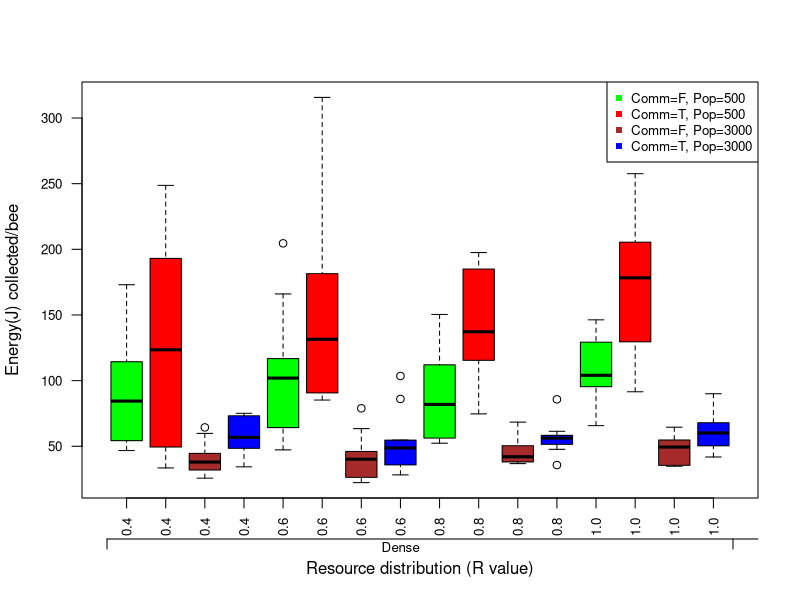
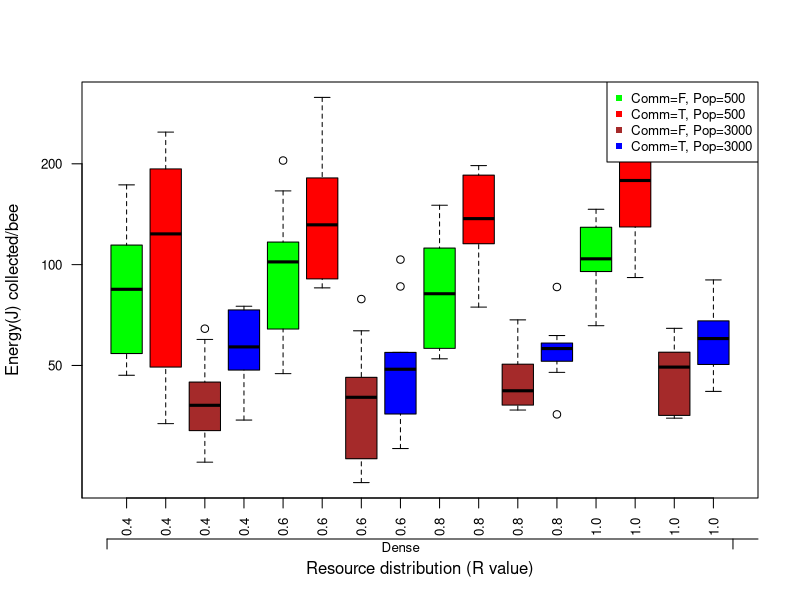
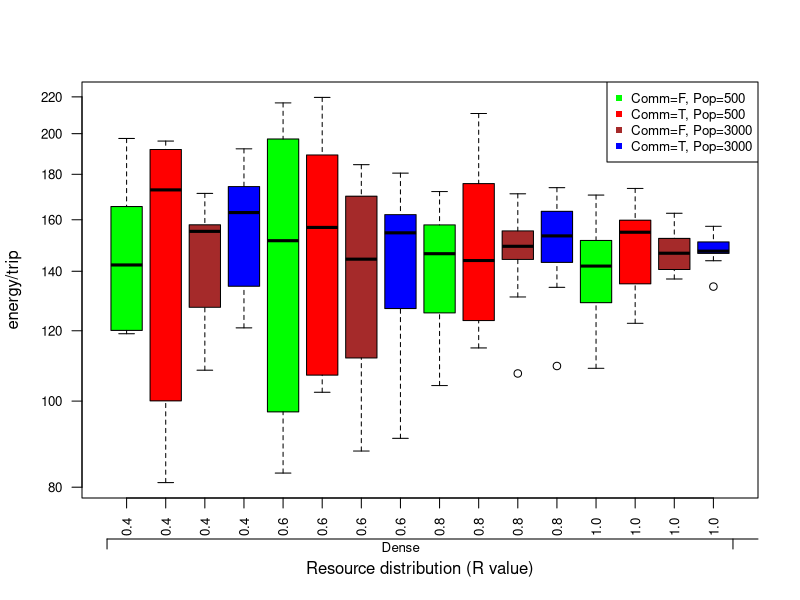
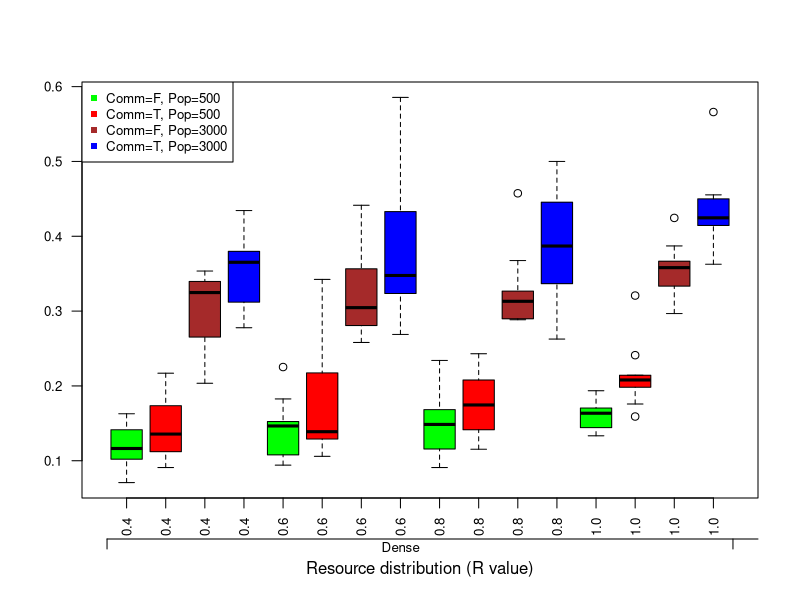
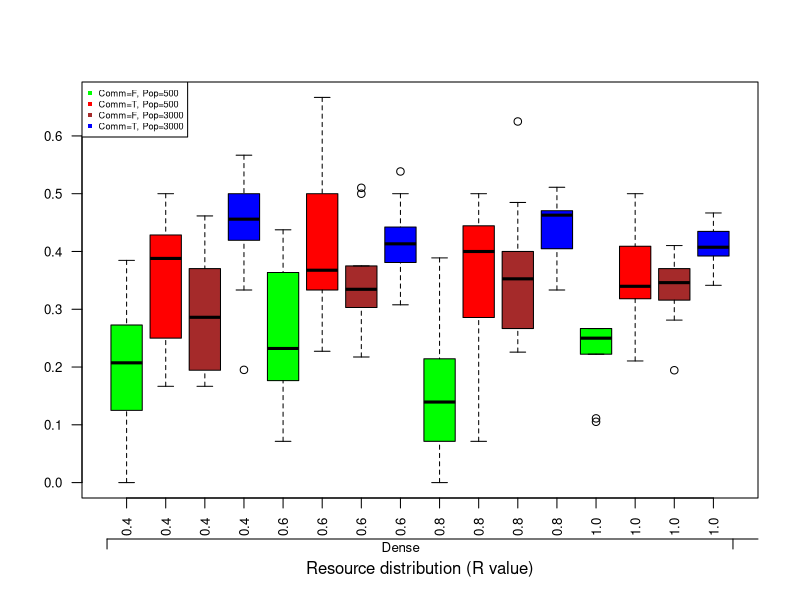
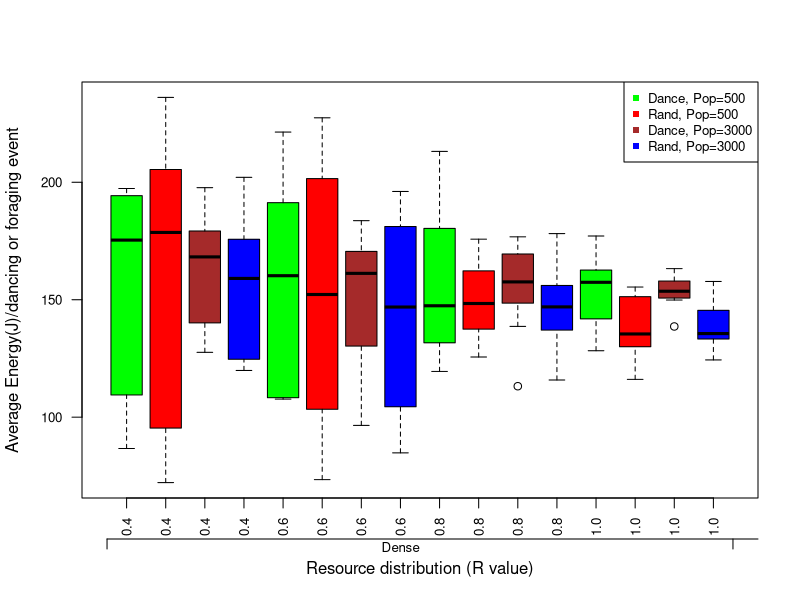
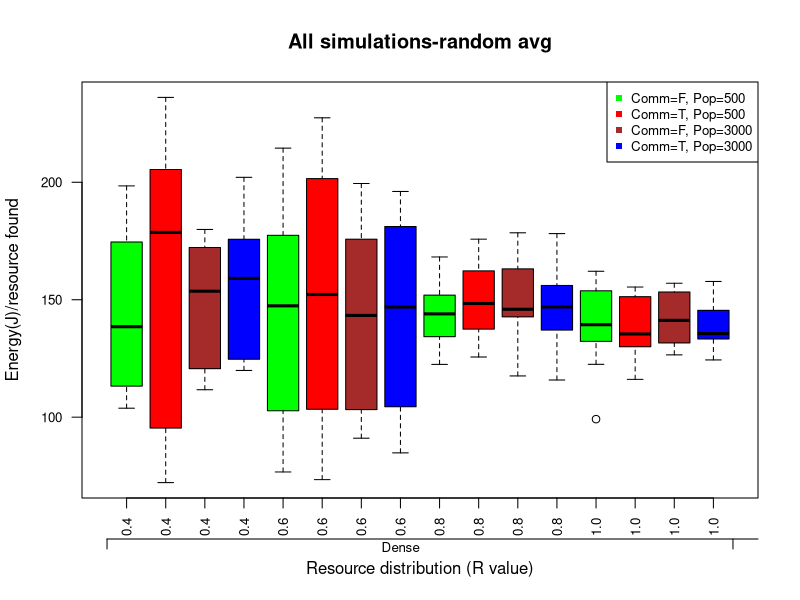
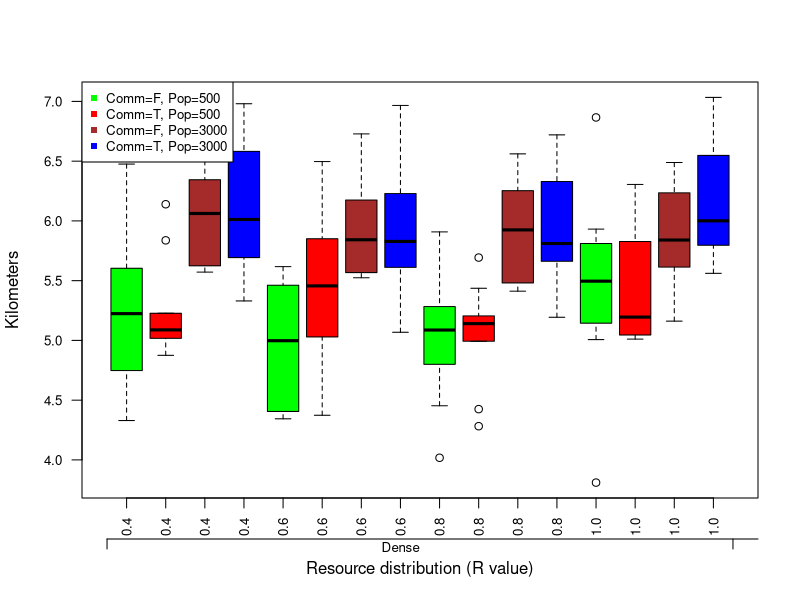

These figures' R source, in order:
## ---- chunk 1
library(dplyr)
library(lme4)
# setwd("~/Google Drive/Semester 8/Thesis/NetLogo+R GitHub/NetLogo R Analyses/Sim Analyses5")

# Simulation data
all.data <- read.csv("Bees sim_all5-table.csv", skip = 6, stringsAsFactors=FALSE)
all.data <- all.data %>% filter(resource_density == "\"sparse\"")

### all.data IS ONLY SPARSE DATA ###

# Data names
names(all.data)[4] <- "communication"
names(all.data)[19] <- "max.dist"

# Data calculation
all.data$energy.bee <- all.data$hive.collected / all.data$population
all.data$log.energy.bee <- log(all.data$energy.bee)
all.data$energy.trip <- all.data$hive.collected / all.data$foraged.count
all.data$log.energy.trip <- log(all.data$energy.trip)
all.data$dance.avg <- all.data$dance.quality / all.data$dance.quantity
all.data$random.avg <- all.data$random.quality / all.data$random.quantity
all.data$avg.diff <- all.data$dance.avg - all.data$random.avg
all.data$max.dist.km <- all.data$max.dist * 6.67 / 1000

# Data cleanup
all.data$communication <- as.factor(all.data$communication)
all.data$population <- as.factor(all.data$population)
all.data$environment <- as.factor(sapply(1:nrow(all.data), 
                                         function(i) {i <- substr(all.data$R_value[i], 2,4)}))


# Comm
comm.data <- all.data %>% filter(communication == TRUE)

# New table for dance and random avg quality
dance.data <- data.frame(energy.avg = comm.data$dance.avg, environment = comm.data$environment, 
                         communication = comm.data$communication, population = comm.data$population,
                         repetitions = comm.data$repetitions, id.method = rep("dance", length(comm.data[,1])))
random.data <- data.frame(energy.avg = comm.data$random.avg, environment = comm.data$environment, 
                          communication = comm.data$communication, population = comm.data$population,
                          repetitions = comm.data$repetitions, id.method = rep("random", length(comm.data[,1])))
avg.data <- rbind(dance.data, random.data)
## ---- chunk 2
# Plot results
boxplot(energy.bee ~ communication+population+environment, data=all.data, 
        col = c("green", "red", "brown", "blue"), las = 2, main = "", cex.axis = 0.8, 
        xlab = "Resource distribution (R value)", ylab = "Energy(J) collected/bee", 
        names = c("0.4", "0.4", "0.4", "0.4",
                  "0.6", "0.6", "0.6", "0.6",
                  "0.8", "0.8", "0.8", "0.8",
                  "1.0", "1.0", "1.0", "1.0"))
legend("topright", pch = 15, cex = 0.8, col = c("green", "red", "brown", "blue"), 
       c("Comm=F, Pop=500", "Comm=T, Pop=500", "Comm=F, Pop=3000", "Comm=T, Pop=3000"))
axis(1, at = c(0.5, 16.5, 32.5), labels = c("", "", ""), line = 2.05)
axis(1, at = c(8, 24), labels = c("Dense", "Sparse"), line = 0.9, tick = FALSE, cex.axis = 0.8)


boxplot(energy.bee ~ communication+population+environment, data=all.data, log = "y", 
        col = c("green", "red", "brown", "blue"), las = 2, main = "", cex.axis = 0.8, 
        xlab = "Resource distribution (R value)", ylab = "Energy(J) collected/bee", 
        names = c("0.4", "0.4", "0.4", "0.4",
                  "0.6", "0.6", "0.6", "0.6",
                  "0.8", "0.8", "0.8", "0.8",
                  "1.0", "1.0", "1.0", "1.0"))
legend("topright", pch = 15, cex = 0.8, col = c("green", "red", "brown", "blue"), 
       c("Comm=F, Pop=500", "Comm=T, Pop=500", "Comm=F, Pop=3000", "Comm=T, Pop=3000"))
axis(1, at = c(0.5, 16.5, 32.5), labels = c("", "", ""), line = 2.05)
axis(1, at = c(8, 24), labels = c("Dense", "Sparse"), line = 0.9, tick = FALSE, cex.axis = 0.8)


boxplot(energy.trip ~ communication+population+environment, data=all.data, log = "y", 
        col = c("green", "red", "brown", "blue"), las = 2, main = "", cex.axis = 0.8, 
        xlab = "Resource distribution (R value)", ylab = "energy/trip", 
        names = c("0.4", "0.4", "0.4", "0.4",
                  "0.6", "0.6", "0.6", "0.6",
                  "0.8", "0.8", "0.8", "0.8",
                  "1.0", "1.0", "1.0", "1.0"))
legend("topright", pch = 15, cex = 0.8, col = c("green", "red", "brown", "blue"), 
       c("Comm=F, Pop=500", "Comm=T, Pop=500", "Comm=F, Pop=3000", "Comm=T, Pop=3000"))
axis(1, at = c(0.5, 16.5, 32.5), labels = c("", "", ""), line = 2.05)
axis(1, at = c(8, 24), labels = c("Dense", "Sparse"), line = 0.9, tick = FALSE, cex.axis = 0.8)
## ---- chunk 3
null.0 <- lmer(log.energy.bee ~ 1+(1|repetitions), data = all.data)
alt.0a <- lmer(log.energy.bee ~ population+(1|repetitions), data = all.data)
anova(null.0, alt.0a)
## ---- chunk 4
alt.0b <- lmer(log.energy.bee ~ communication+(1|repetitions), data = all.data)
anova(null.0, alt.0b)
## ---- chunk 5
alt.0c <- lmer(log.energy.bee ~ environment+(1|repetitions), data = all.data)
anova(null.0, alt.0c)
## ---- chunk 6
null.1 <- lmer(log.energy.bee ~ population+communication+environment+(1|repetitions), data = all.data)
alt.1a <- lmer(log.energy.bee ~ population*communication+environment+(1|repetitions), data = all.data)
anova(null.1, alt.1a)
## ---- chunk 7
alt.1b <- lmer(log.energy.bee ~ population*environment+communication+(1|repetitions), data = all.data)
anova(null.1, alt.1b)
## ---- chunk 8
alt.1c <- lmer(log.energy.bee ~ population+environment*communication+(1|repetitions), data = all.data)
anova(null.1, alt.1c)
## ---- chunk 9
null.all.1 <- lmer(log.energy.bee ~ population + communication + environment + 
                     population*communication + population*environment + communication*environment +
                     (1|repetitions), data = all.data)
alt.all.1 <- lmer(log.energy.bee ~ population*communication*environment+(1|repetitions), data = all.data)
anova(null.all.1, alt.all.1)
## ---- chunk 10
null.0 <- lmer(log.energy.trip ~ 1+(1|repetitions), data = all.data)
alt.0a <- lmer(log.energy.trip ~ population+(1|repetitions), data = all.data)
anova(null.0, alt.0a)
## ---- chunk 11
alt.0b <- lmer(log.energy.trip ~ communication+(1|repetitions), data = all.data)
anova(null.0, alt.0b)
## ---- chunk 12
alt.0c <- lmer(log.energy.trip ~ environment+(1|repetitions), data = all.data)
anova(null.0, alt.0c)
## ---- chunk 13
null.1 <- lmer(log.energy.trip ~ population+communication+environment+(1|repetitions), data = all.data)
alt.1a <- lmer(log.energy.trip ~ population*communication+environment+(1|repetitions), data = all.data)
anova(null.1, alt.1a)
## ---- chunk 14
alt.1b <- lmer(log.energy.trip ~ population*environment+communication+(1|repetitions), data = all.data)
anova(null.1, alt.1b)
## ---- chunk 15
alt.1c <- lmer(log.energy.trip ~ population+environment*communication+(1|repetitions), data = all.data)
anova(null.1, alt.1c)
## ---- chunk 16
null.all.1 <- lmer(log.energy.trip ~ population + communication + environment + 
                     population*communication + population*environment + communication*environment + 
                     (1|repetitions), data = all.data)
alt.all.1 <- lmer(log.energy.trip ~ population*communication*environment+(1|repetitions), data = all.data)
anova(null.all.1, alt.all.1)
## ---- chunk 17
boxplot((resources.found/resources) ~ communication+population+environment, data=all.data, 
        col = c("green", "red", "brown", "blue"), las = 2, main = "", cex.axis = 0.8, 
        xlab = "Resource distribution (R value)", ylab = "", 
        names = c("0.4", "0.4", "0.4", "0.4",
                  "0.6", "0.6", "0.6", "0.6",
                  "0.8", "0.8", "0.8", "0.8",
                  "1.0", "1.0", "1.0", "1.0"))
legend("topleft", pch = 15, cex = 0.8, col = c("green", "red", "brown", "blue"), 
       c("Comm=F, Pop=500", "Comm=T, Pop=500", "Comm=F, Pop=3000", "Comm=T, Pop=3000"))
axis(1, at = c(0.5, 16.5, 32.5), labels = c("", "", ""), line = 2.05)
axis(1, at = c(8, 24), labels = c("Dense", "Sparse"), line = 0.9, tick = FALSE, cex.axis = 0.8)
## ---- chunk 18
null.2 <- glmer(cbind(resources.found, resources.untouched) ~ population+communication+environment+(1|repetitions), 
                family = binomial(), data = all.data)
alt.2a <- glmer(cbind(resources.found, resources.untouched) ~ population*communication+environment+(1|repetitions), 
                family = binomial(), data = all.data)
anova(null.2, alt.2a, test="Chisq")
## ---- chunk 19
alt.2b <- glmer(cbind(resources.found, resources.untouched) ~ population+communication*environment+(1|repetitions), 
                family = binomial(), data = all.data)
anova(null.2, alt.2b, test="Chisq")
## ---- chunk 20
alt.2c <- glmer(cbind(resources.found, resources.untouched) ~ population*environment+communication+(1|repetitions), 
                family = binomial(), data = all.data)
anova(null.2, alt.2c, test="Chisq")
## ---- chunk 21
null.all.2 <- glmer(cbind(resources.found, resources.untouched) ~ population + communication + environment + 
                      population*communication + population*environment + communication*environment +
                      (1|repetitions), 
                    family = binomial(), data = all.data)
alt.all.2 <- glmer(cbind(resources.found, resources.untouched) ~ population*environment*communication+(1|repetitions), 
                   family = binomial(), data = all.data)
anova(null.all.2, alt.all.2, test="Chisq")
## ---- chunk 22
boxplot((resources.depleted/resources.found) ~ communication+population+environment, data=all.data, 
        col = c("green", "red", "brown", "blue"), las = 2, main = "", cex.axis = 0.8, 
        xlab = "Resource distribution (R value)", ylab = "", 
        names = c("0.4", "0.4", "0.4", "0.4",
                  "0.6", "0.6", "0.6", "0.6",
                  "0.8", "0.8", "0.8", "0.8",
                  "1.0", "1.0", "1.0", "1.0"))
legend("topleft", pch = 15, cex = 0.55, col = c("green", "red", "brown", "blue"), 
       c("Comm=F, Pop=500", "Comm=T, Pop=500", "Comm=F, Pop=3000", "Comm=T, Pop=3000"))
axis(1, at = c(0.5, 16.5, 32.5), labels = c("", "", ""), line = 2.05)
axis(1, at = c(8, 24), labels = c("Dense", "Sparse"), line = 0.9, tick = FALSE, cex.axis = 0.8)
## ---- chunk 23
null.3 <- glmer(cbind(resources.depleted, (resources.found-resources.depleted)) ~ 
                  population+communication+environment+(1|repetitions), 
                family = binomial(), data = all.data)
alt.3a <- glmer(cbind(resources.depleted, (resources.found-resources.depleted)) ~ 
                  population*communication+environment+(1|repetitions), 
                family = binomial(), data = all.data)
anova(null.3, alt.3a, test="Chisq")
## ---- chunk 24
alt.3b <- glmer(cbind(resources.depleted, (resources.found-resources.depleted)) ~ 
                  population+communication*environment+(1|repetitions), 
                family = binomial(), data = all.data)
anova(null.3, alt.3b, test="Chisq")
## ---- chunk 25
alt.3c <- glmer(cbind(resources.depleted, (resources.found-resources.depleted)) ~ 
                  population*environment+communication+(1|repetitions), 
                family = binomial(), data = all.data)
anova(null.3, alt.3c, test="Chisq")
## ---- chunk 26
null.all.3 <- glmer(cbind(resources.depleted, (resources.found-resources.depleted)) ~ 
                      population + communication + environment + 
                      population*communication + population*environment + communication*environment +
                      (1|repetitions), 
                    family = binomial(), data = all.data)
alt.all.3 <- glmer(cbind(resources.depleted, (resources.found-resources.depleted)) ~
                     population*environment*communication+(1|repetitions), 
                   family = binomial(), data = all.data)
anova(null.all.3, alt.all.3, test="Chisq")
## ---- chunk 27
# plot(x = all.data$dance.avg, y = all.data$random.avg)
# abline(a = 0, b = 1)

boxplot(energy.avg ~ id.method+population+environment, data=avg.data, 
        col = c("green", "red", "brown", "blue"), las = 2, cex.axis = 0.8, main = "", 
        xlab = "Resource distribution (R value)", ylab = "Average Energy(J)/dancing or foraging event", 
        names = c("0.4", "0.4", "0.4", "0.4",
                  "0.6", "0.6", "0.6", "0.6",
                  "0.8", "0.8", "0.8", "0.8",
                  "1.0", "1.0", "1.0", "1.0"))
legend("topright", pch = 15, cex = 0.8, col = c("green", "red", "brown", "blue"), 
       c("Dance, Pop=500", "Rand, Pop=500", "Dance, Pop=3000", "Rand, Pop=3000"))
axis(1, at = c(0.5, 16.5, 32.5), labels = c("", "", ""), line = 2.05)
axis(1, at = c(8, 24), labels = c("Dense", "Sparse"), line = 0.9, tick = FALSE, cex.axis = 0.8)
## ---- chunk 28
null.4 <- lmer(energy.avg ~ population+id.method+environment+(1|repetitions), data = avg.data)
alt.4a <- lmer(energy.avg ~ population*id.method+environment+(1|repetitions), data = avg.data)
anova(null.4, alt.4a)
## ---- chunk 29
alt.4b <- lmer(energy.avg ~ population*environment+id.method+(1|repetitions), data = avg.data)
anova(null.4, alt.4b)
## ---- chunk 30
alt.4c <- lmer(energy.avg ~ population+id.method*environment+(1|repetitions), data = avg.data)
anova(null.4, alt.4c)
## ---- chunk 31
null.all.4 <- lmer(energy.avg ~ population + id.method + environment + 
                     population*id.method + population*environment + id.method*environment +
                     (1|repetitions), data = avg.data)
alt.all.4 <- lmer(energy.avg ~ population*id.method*environment+(1|repetitions), data = avg.data)
anova(null.all.4, alt.all.4)
## ---- chunk 32
anova(lmer((dance.avg-random.avg) ~ environment+population+(1|repetitions), data = comm.data),
      lmer((dance.avg-random.avg) ~ environment*population+(1|repetitions), data = comm.data))
## ---- chunk 33
boxplot(random.avg ~ communication+population+environment, data=all.data, 
        col = c("green", "red", "brown", "blue"), las = 2, cex.axis = 0.8, main = "All simulations-random avg", 
        xlab = "Resource distribution (R value)", ylab = "Energy(J)/resource found", 
        names = c("0.4", "0.4", "0.4", "0.4",
                  "0.6", "0.6", "0.6", "0.6",
                  "0.8", "0.8", "0.8", "0.8",
                  "1.0", "1.0", "1.0", "1.0"))
legend("topright", pch = 15, cex = 0.8, col = c("green", "red", "brown", "blue"), 
       c("Comm=F, Pop=500", "Comm=T, Pop=500", "Comm=F, Pop=3000", "Comm=T, Pop=3000"))
axis(1, at = c(0.5, 16.5, 32.5), labels = c("", "", ""), line = 2.05)
axis(1, at = c(8, 24), labels = c("Dense", "Sparse"), line = 0.9, tick = FALSE, cex.axis = 0.8)
## ---- chunk 34
null.5 <- lmer(random.avg ~ population+communication+environment+(1|repetitions), data = all.data)
alt.5a <- lmer(random.avg ~ population*communication+environment+(1|repetitions), data = all.data)
anova(null.5, alt.5a)
## ---- chunk 35
alt.5b <- lmer(random.avg ~ population*environment+communication+(1|repetitions), data = all.data)
anova(null.5, alt.5b)
## ---- chunk 36
alt.5c <- lmer(random.avg ~ population+communication*environment+(1|repetitions), data = all.data)
anova(null.5, alt.5c)
## ---- chunk 37
null.all.5 <- lmer(random.avg ~ population + communication + environment + 
                     population*communication + population*environment + communication*environment +
                     (1|repetitions), data = all.data)
alt.all.5 <- lmer(random.avg ~ population*communication*environment+(1|repetitions), data = all.data)
anova(null.all.5, alt.all.5)
## ---- chunk 38
boxplot(max.dist.km ~ communication+population+environment, data=all.data, 
        col = c("green", "red", "brown", "blue"), las = 2, cex.axis = 0.8, main = "", 
        xlab = "Resource distribution (R value)", ylab = "Kilometers", 
        names = c("0.4", "0.4", "0.4", "0.4",
                  "0.6", "0.6", "0.6", "0.6",
                  "0.8", "0.8", "0.8", "0.8",
                  "1.0", "1.0", "1.0", "1.0"))
legend("topleft", pch = 15, cex = 0.8, col = c("green", "red", "brown", "blue"), 
       c("Comm=F, Pop=500", "Comm=T, Pop=500", "Comm=F, Pop=3000", "Comm=T, Pop=3000"))
axis(1, at = c(0.5, 16.5, 32.5), labels = c("", "", ""), line = 2.05)
axis(1, at = c(8, 24), labels = c("Dense", "Sparse"), line = 0.9, tick = FALSE, cex.axis = 0.8)
## ---- chunk 39
null.6 <- lmer(max.dist.km ~ population+communication+environment+(1|repetitions), data = all.data)
alt.6a <- lmer(max.dist.km ~ population*communication+environment+(1|repetitions), data = all.data)
anova(null.6, alt.6a)
## ---- chunk 40
alt.6b <- lmer(max.dist.km ~ population*environment+communication+(1|repetitions), data = all.data)
anova(null.5, alt.6b)
## ---- chunk 41
alt.6c <- lmer(max.dist.km ~ population+communication*environment+(1|repetitions), data = all.data)
anova(null.6, alt.6c)
## ---- chunk 42
null.all.6 <- lmer(max.dist.km ~ population + communication + environment + 
                     population*communication + population*environment + communication*environment +
                     (1|repetitions), data = all.data)
alt.all.6 <- lmer(max.dist.km ~ population*communication*environment+(1|repetitions), data = all.data)
anova(null.all.6, alt.all.6)


